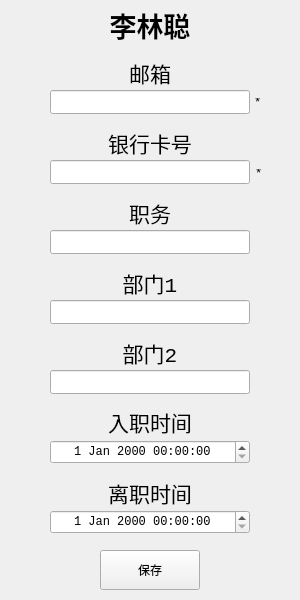
<?xml version="1.0" encoding="UTF-8"?>
<ui version="4.0">
 <class>MemberData</class>
 <widget class="QWidget" name="MemberData">
  <property name="windowModality">
   <enum>Qt::ApplicationModal</enum>
  </property>
  <property name="geometry">
   <rect>
    <x>0</x>
    <y>0</y>
    <width>300</width>
    <height>600</height>
   </rect>
  </property>
  <property name="font">
   <font>
    <family>Consolas</family>
   </font>
  </property>
  <property name="windowTitle">
   <string>员工信息</string>
  </property>
  <widget class="QPushButton" name="saveInOutButton">
   <property name="geometry">
    <rect>
     <x>100</x>
     <y>550</y>
     <width>100</width>
     <height>40</height>
    </rect>
   </property>
   <property name="text">
    <string>保存</string>
   </property>
  </widget>
  <widget class="QLabel" name="label_2">
   <property name="geometry">
    <rect>
     <x>100</x>
     <y>409</y>
     <width>100</width>
     <height>25</height>
    </rect>
   </property>
   <property name="font">
    <font>
     <family>Consolas</family>
     <pointsize>16</pointsize>
    </font>
   </property>
   <property name="text">
    <string>入职时间</string>
   </property>
   <property name="alignment">
    <set>Qt::AlignCenter</set>
   </property>
  </widget>
  <widget class="QLabel" name="label_3">
   <property name="geometry">
    <rect>
     <x>100</x>
     <y>480</y>
     <width>100</width>
     <height>25</height>
    </rect>
   </property>
   <property name="font">
    <font>
     <family>Consolas</family>
     <pointsize>16</pointsize>
    </font>
   </property>
   <property name="text">
    <string>离职时间</string>
   </property>
   <property name="alignment">
    <set>Qt::AlignCenter</set>
   </property>
  </widget>
  <widget class="QDateTimeEdit" name="inDateEdit">
   <property name="geometry">
    <rect>
     <x>50</x>
     <y>440</y>
     <width>200</width>
     <height>24</height>
    </rect>
   </property>
   <property name="alignment">
    <set>Qt::AlignCenter</set>
   </property>
  </widget>
  <widget class="QDateTimeEdit" name="outDateEdit">
   <property name="geometry">
    <rect>
     <x>50</x>
     <y>510</y>
     <width>200</width>
     <height>24</height>
    </rect>
   </property>
   <property name="alignment">
    <set>Qt::AlignCenter</set>
   </property>
  </widget>
  <widget class="QLabel" name="nameLabel">
   <property name="geometry">
    <rect>
     <x>75</x>
     <y>10</y>
     <width>150</width>
     <height>31</height>
    </rect>
   </property>
   <property name="font">
    <font>
     <family>Consolas</family>
     <pointsize>20</pointsize>
     <weight>75</weight>
     <bold>true</bold>
    </font>
   </property>
   <property name="text">
    <string>李林聪</string>
   </property>
   <property name="alignment">
    <set>Qt::AlignCenter</set>
   </property>
  </widget>
  <widget class="QLabel" name="label_4">
   <property name="geometry">
    <rect>
     <x>100</x>
     <y>60</y>
     <width>100</width>
     <height>25</height>
    </rect>
   </property>
   <property name="font">
    <font>
     <family>Consolas</family>
     <pointsize>16</pointsize>
    </font>
   </property>
   <property name="text">
    <string>邮箱</string>
   </property>
   <property name="alignment">
    <set>Qt::AlignCenter</set>
   </property>
  </widget>
  <widget class="QLineEdit" name="emailEdit">
   <property name="geometry">
    <rect>
     <x>50</x>
     <y>90</y>
     <width>200</width>
     <height>24</height>
    </rect>
   </property>
   <property name="alignment">
    <set>Qt::AlignCenter</set>
   </property>
  </widget>
  <widget class="QLineEdit" name="bankCardEdit">
   <property name="geometry">
    <rect>
     <x>50</x>
     <y>160</y>
     <width>200</width>
     <height>24</height>
    </rect>
   </property>
   <property name="alignment">
    <set>Qt::AlignCenter</set>
   </property>
  </widget>
  <widget class="QLabel" name="label_5">
   <property name="geometry">
    <rect>
     <x>100</x>
     <y>130</y>
     <width>100</width>
     <height>25</height>
    </rect>
   </property>
   <property name="font">
    <font>
     <family>Consolas</family>
     <pointsize>16</pointsize>
    </font>
   </property>
   <property name="text">
    <string>银行卡号</string>
   </property>
   <property name="alignment">
    <set>Qt::AlignCenter</set>
   </property>
  </widget>
  <widget class="QLineEdit" name="department_1_Edit">
   <property name="geometry">
    <rect>
     <x>50</x>
     <y>300</y>
     <width>200</width>
     <height>24</height>
    </rect>
   </property>
   <property name="alignment">
    <set>Qt::AlignCenter</set>
   </property>
  </widget>
  <widget class="QLabel" name="label_6">
   <property name="geometry">
    <rect>
     <x>100</x>
     <y>270</y>
     <width>100</width>
     <height>25</height>
    </rect>
   </property>
   <property name="font">
    <font>
     <family>Consolas</family>
     <pointsize>16</pointsize>
    </font>
   </property>
   <property name="text">
    <string>部门1</string>
   </property>
   <property name="alignment">
    <set>Qt::AlignCenter</set>
   </property>
  </widget>
  <widget class="QLineEdit" name="professionEdit">
   <property name="geometry">
    <rect>
     <x>50</x>
     <y>230</y>
     <width>200</width>
     <height>24</height>
    </rect>
   </property>
   <property name="alignment">
    <set>Qt::AlignCenter</set>
   </property>
  </widget>
  <widget class="QLabel" name="label_7">
   <property name="geometry">
    <rect>
     <x>100</x>
     <y>200</y>
     <width>100</width>
     <height>25</height>
    </rect>
   </property>
   <property name="font">
    <font>
     <family>Consolas</family>
     <pointsize>16</pointsize>
    </font>
   </property>
   <property name="text">
    <string>职务</string>
   </property>
   <property name="alignment">
    <set>Qt::AlignCenter</set>
   </property>
  </widget>
  <widget class="QLineEdit" name="department_2_Edit">
   <property name="geometry">
    <rect>
     <x>50</x>
     <y>370</y>
     <width>200</width>
     <height>24</height>
    </rect>
   </property>
   <property name="alignment">
    <set>Qt::AlignCenter</set>
   </property>
  </widget>
  <widget class="QLabel" name="label_8">
   <property name="geometry">
    <rect>
     <x>100</x>
     <y>340</y>
     <width>100</width>
     <height>25</height>
    </rect>
   </property>
   <property name="font">
    <font>
     <family>Consolas</family>
     <pointsize>16</pointsize>
    </font>
   </property>
   <property name="text">
    <string>部门2</string>
   </property>
   <property name="alignment">
    <set>Qt::AlignCenter</set>
   </property>
  </widget>
  <widget class="QLabel" name="label">
   <property name="geometry">
    <rect>
     <x>254</x>
     <y>98</y>
     <width>10</width>
     <height>10</height>
    </rect>
   </property>
   <property name="text">
    <string>*</string>
   </property>
  </widget>
  <widget class="QLabel" name="label_9">
   <property name="geometry">
    <rect>
     <x>255</x>
     <y>169</y>
     <width>10</width>
     <height>10</height>
    </rect>
   </property>
   <property name="text">
    <string>*</string>
   </property>
  </widget>
 </widget>
 <resources/>
 <connections/>
</ui>
